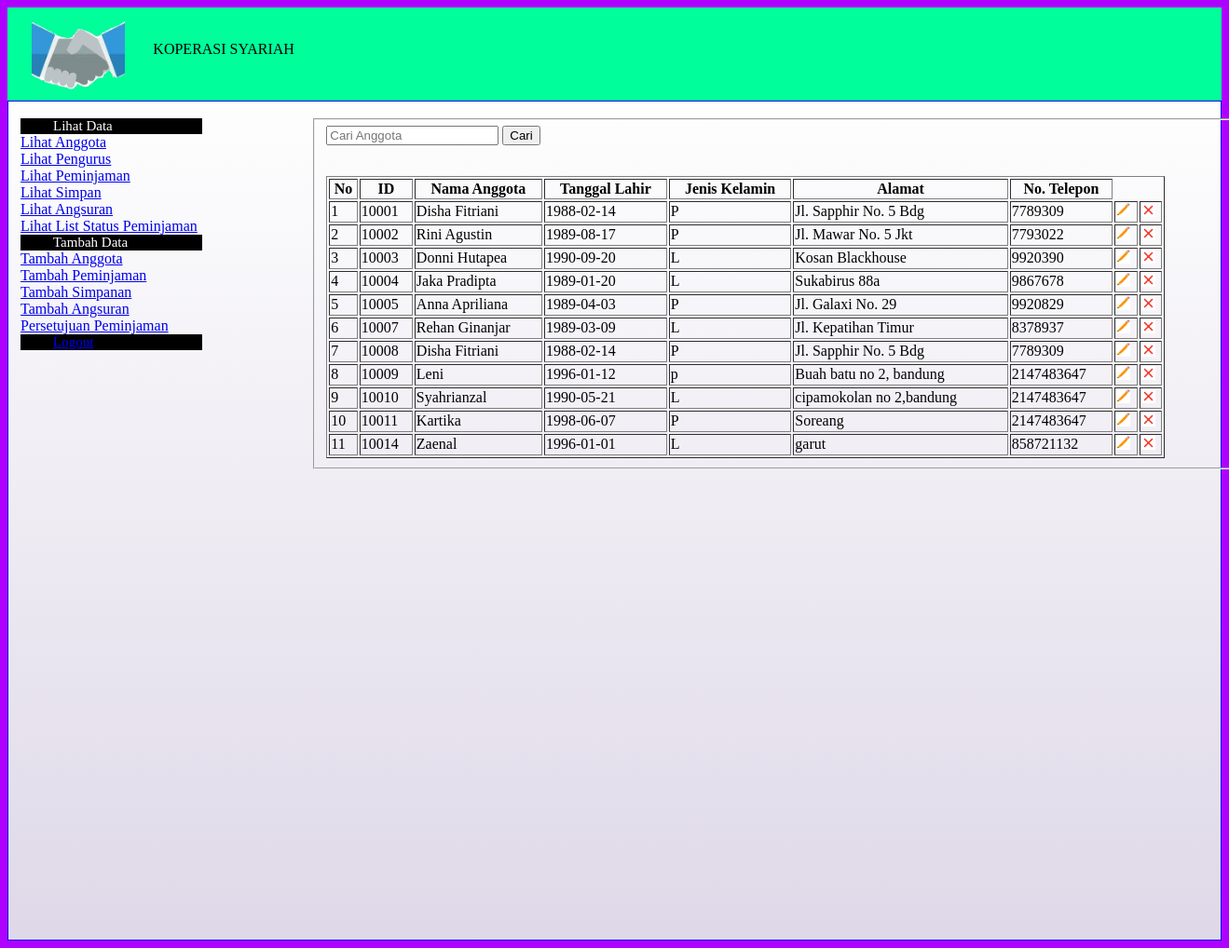
/Koperasi/Lihat_Anggota.php, run on the app's committed database.
### tables this page shows
CREATE TABLE `anggota` (
  `ID_Anggota` int(10) NOT NULL,
  `Nama_Anggota` varchar(30) DEFAULT NULL,
  `Alamat` varchar(100) DEFAULT NULL,
  `Tanggal_Lahir` date DEFAULT NULL,
  `No_Telpon` int(15) DEFAULT NULL,
  `Jenis_Kelamin` char(15) DEFAULT NULL
);

### Koperasi/Lihat_Anggota.php (the view, shortened to what this page needs)
<?php
include "connect.php";
	?>
<!doctype html>
<html>
	<head>
	<link rel="stylesheet" type="text/css" href="css/parts.css">
	</head>
	<body style="background:#AF01FF">
		<div id="atas">
		<div id="atas_kiri">
		<img src="img/logo.jpg" width="100" height="100" alt="gambar"/>
		</div>
		<div id="atas_kanan">
		</br>KOPERASI SYARIAH
		</div>
		</div>
		<div id="tengah">
		<div id="tengah_kiri">
		<div class="menu-header">Lihat Data</div>
			<ul>
				<li><a href="Lihat_Anggota.php">Lihat Anggota</a></li>
				<li><a href="Lihat_Pengurus.php">Lihat Pengurus</a></li>
				<li><a href="Lihat_Peminjaman.php">Lihat Peminjaman</a></li>
				<li><a href="Lihat_Simpan.php">Lihat Simpan</a></li>
				<li><a href="Lihat_Angsuran.php">Lihat Angsuran</a></li>
				<li><a href="Lihat_List_Status_Peminjaman.php">Lihat List Status Peminjaman</a></li>
			</ul>
			<div class="menu-header">Tambah Data</div>
			<ul>
				<li><a href="Form_Anggota.php">Tambah Anggota</a></li>
				<li><a href="Form_Peminjaman.php">Tambah Peminjaman</a></li>
				<li><a href="Form_Simpanan.php">Tambah Simpanan</a></li>
				<li><a href="Form_Angsuran.php">Tambah Angsuran</a></li>
				<li><a href="Form_Persetujuan_Peminjaman.php">Persetujuan Peminjaman</a></li>
			</ul>
			<div class="menu-header"><a href="logout.php">Logout</a></div>
		</div>
		<div id="tengah_kanan">
		<fieldset>
		<div style="margin-bottom:15px;">
		<form action="Cari_Anggota.php" method="post">
		<input type="text" name="Cari_Anggota" placeholder="Cari Anggota"/>
		<input type="submit"  value="Cari"/>
		</form>
		</div>
		<table border='1' width='900'>
		<tr>
			<th>No</th>
			<th>ID</th>
			<th>Nama Anggota</th>
			<th>Tanggal Lahir</th>
			<th>Jenis Kelamin</th>
			<th>Alamat</th>
			<th>No. Telepon</th>
		</tr>
		<?php
		$i=0;
		$query="SELECT * FROM anggota ORDER BY ID_Anggota ASC";
		$sql= mysqli_query($conn,$query);
		while($data=mysqli_fetch_array($sql)){
			$i++;
		echo "
			<tr>
			<td>".$i."</td>
			<td>".$data[ID_Anggota]."</td>
			<td>".$data[Nama_Anggota]."</td>
			<td>".$data[Tanggal_Lahir]."</td>
			<td>".$data[Jenis_Kelamin]."</td>
			<td>".$data[Alamat]."</td>
			<td>".$data[No_Telpon]."</td>
			<td><a href='Form_Edit_Anggota.php?ID_Anggota=$data[ID_Anggota]'><img src='img/IconEdit.png' width='15' height='15' alt='Edit'/></a></td>
			<td><a href='Hapus_Anggota.php?ID_Anggota=$data[ID_Anggota]'><img src='img/IconHapus.png' width='15' height='15' alt='hapus'/></a></td>
			</tr>";
		}
		echo '</table>'
		?>
		</div>
		</div>
	</body>
</html>

### Koperasi/css/parts.css (style rules this page uses)
#atas { max-width:1450px; height:100px; border:1px #01B4FF; margin:0 auto; background: #00FF9A; }
#atas_kiri { background:; float: left; width:10%; height:100%; border:none; margin-left:2%; border-top:none; border-left:none; }
#tengah { max-width:1450px; height:900px; border:1px solid blue; margin:0 auto; background: linear-gradient(to bottom,#fefefe,#ded8e8); }
#tengah_kiri { background:; float: left; width:15%; height:100%; border:none; margin-left:1%; border-top:none; border-left:none; }
#tengah_kanan { width:85%; height:100%; margin-left:25% }
.menu-header { text-decoration: none; color: white; font-size: 15px; padding-left:35px; display:block; background-color:black }
ul { display: inline; margin: 0; padding: 0; }
ul li { display:block; }

### data on the page
anggota: ID_Anggota "10001", Nama_Anggota "Disha Fitriani", Tanggal_Lahir "1988-02-14", Jenis_Kelamin "P", Alamat "Jl. Sapphir No. 5 Bdg", No_Telpon "7789309"
anggota: ID_Anggota "10002", Nama_Anggota "Rini Agustin", Tanggal_Lahir "1989-08-17", Jenis_Kelamin "P", Alamat "Jl. Mawar No. 5 Jkt", No_Telpon "7793022"
anggota: ID_Anggota "10003", Nama_Anggota "Donni Hutapea", Tanggal_Lahir "1990-09-20", Jenis_Kelamin "L", Alamat "Kosan Blackhouse", No_Telpon "9920390"
anggota: ID_Anggota "10004", Nama_Anggota "Jaka Pradipta", Tanggal_Lahir "1989-01-20", Jenis_Kelamin "L", Alamat "Sukabirus 88a", No_Telpon "9867678"
anggota: ID_Anggota "10005", Nama_Anggota "Anna Apriliana", Tanggal_Lahir "1989-04-03", Jenis_Kelamin "P", Alamat "Jl. Galaxi No. 29", No_Telpon "9920829"
anggota: ID_Anggota "10007", Nama_Anggota "Rehan Ginanjar", Tanggal_Lahir "1989-03-09", Jenis_Kelamin "L", Alamat "Jl. Kepatihan Timur", No_Telpon "8378937"
anggota: ID_Anggota "10008", Nama_Anggota "Disha Fitriani", Tanggal_Lahir "1988-02-14", Jenis_Kelamin "P", Alamat "Jl. Sapphir No. 5 Bdg", No_Telpon "7789309"
anggota: ID_Anggota "10009", Nama_Anggota "Leni", Tanggal_Lahir "1996-01-12", Jenis_Kelamin "p", Alamat "Buah batu no 2, bandung", No_Telpon "2147483647"
anggota: ID_Anggota "10010", Nama_Anggota "Syahrianzal", Tanggal_Lahir "1990-05-21", Jenis_Kelamin "L", Alamat "cipamokolan no 2,bandung", No_Telpon "2147483647"
anggota: ID_Anggota "10011", Nama_Anggota "Kartika", Tanggal_Lahir "1998-06-07", Jenis_Kelamin "P", Alamat "Soreang", No_Telpon "2147483647"
anggota: ID_Anggota "10014", Nama_Anggota "Zaenal", Tanggal_Lahir "1996-01-01", Jenis_Kelamin "L", Alamat "garut", No_Telpon "858721132"
